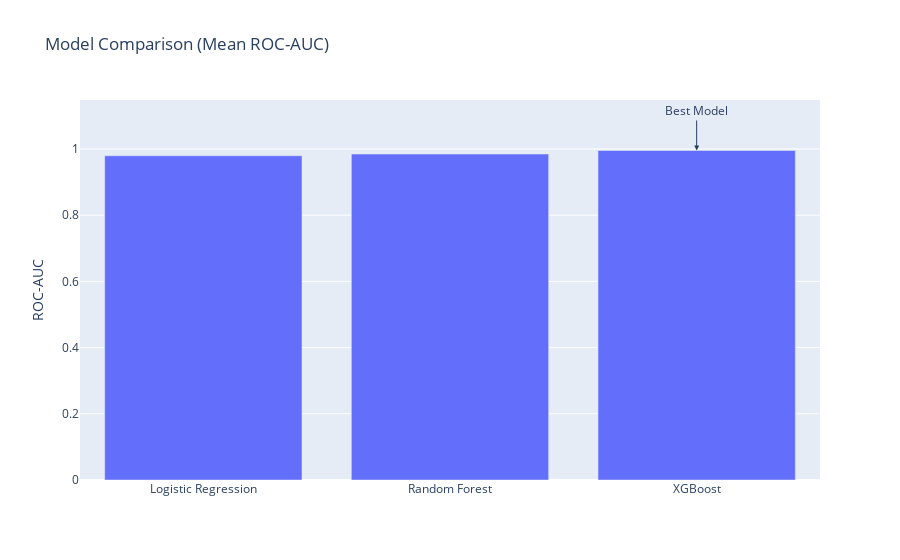

The code cell stored with this chart in its notebook:
### Code cell
# Model Comparison Plot

import plotly.graph_objects as go

model_names = list(cv_results.keys())
mean_scores = [cv_results[m].mean() for m in model_names]
best_idx = mean_scores.index(max(mean_scores))

fig = go.Figure()
fig.add_trace(go.Bar(x=model_names, y=mean_scores, name='Mean ROC-AUC'))
fig.add_annotation(
    x=model_names[best_idx],
    y=mean_scores[best_idx],
    text="Best Model",
    showarrow=True,
    arrowhead=2,
    ax=0,
    ay=-40
)
fig.update_layout(title="Model Comparison (Mean ROC-AUC)", yaxis_title="ROC-AUC")
fig.show()

### Figure 1 — Plotly figure (JSON) as saved in the notebook; plotly's stock layout.template omitted (floating-point values rounded to 4 significant figures)
{"data": [{"name": "Mean ROC-AUC", "type": "bar", "x": ["Logistic Regression", "Random Forest", "XGBoost"], "y": [0.9796, 0.9849, 0.9956]}], "layout": {"annotations": [{"arrowhead": 2, "ax": 0, "ay": -40, "showarrow": true, "text": "Best Model", "x": "XGBoost", "y": 0.9956}], "title": {"text": "Model Comparison (Mean ROC-AUC)"}, "yaxis": {"title": {"text": "ROC-AUC"}}}}
